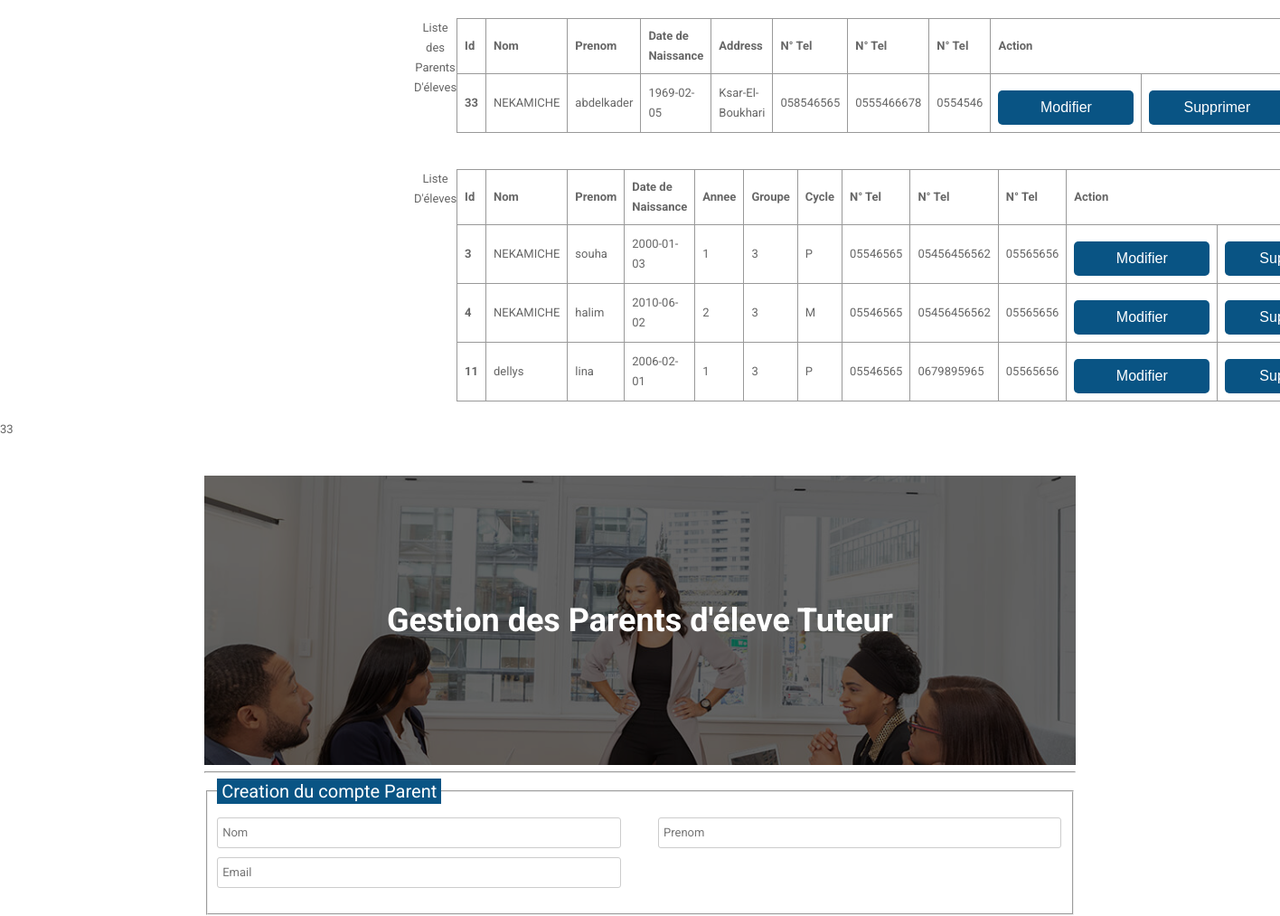
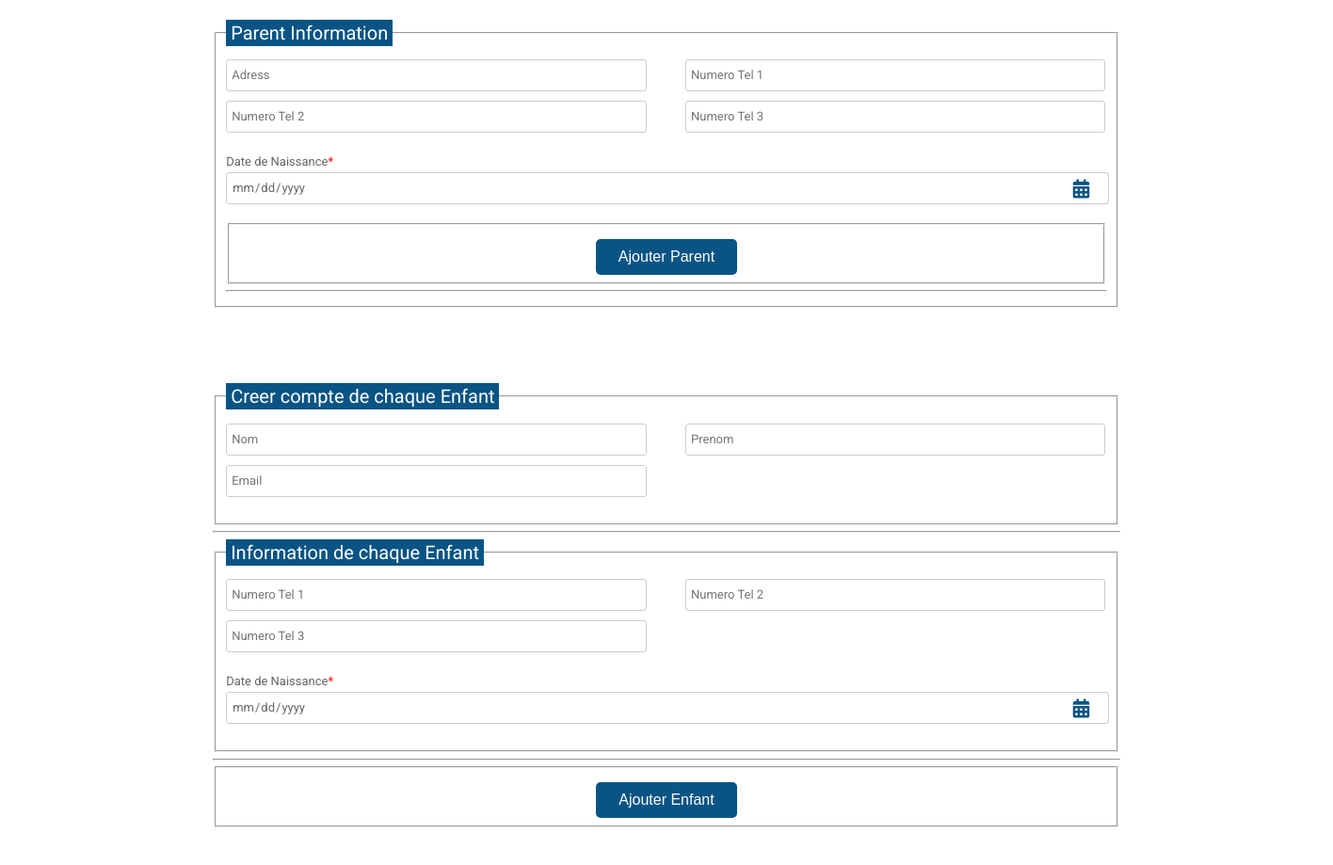
The app's page /pages/gestionParents.php?edit=33 with its own data (2 pictures, top to bottom).
### tables this page shows
CREATE TABLE IF NOT EXISTS `parents` (
  `id` bigint(20) NOT NULL AUTO_INCREMENT,
  `nom` varchar(25) NOT NULL,
  `prenom` varchar(20) NOT NULL,
  `dateNais` date NOT NULL,
  `adress` varchar(50) NOT NULL,
  `numTel1` varchar(25) NOT NULL,
  `numTel2` varchar(25) NOT NULL,
  `numTel3` varchar(25) NOT NULL,
  `idUser` int(11) NOT NULL,
  PRIMARY KEY (`id`)
);

CREATE TABLE IF NOT EXISTS `eleves` (
  `id` int(11) NOT NULL AUTO_INCREMENT,
  `nom` varchar(20) NOT NULL,
  `prenom` varchar(20) NOT NULL,
  `dateNais` date NOT NULL,
  `idParent` int(11) NOT NULL,
  `idUser` int(11) NOT NULL,
  `idNiv` int(11) NOT NULL,
  `NumTel1` varchar(25) NOT NULL,
  `NumTel2` varchar(25) NOT NULL,
  `NumTel3` varchar(25) NOT NULL,
  PRIMARY KEY (`id`)
);

CREATE TABLE IF NOT EXISTS `niveau` (
  `idNiv` bigint(20) NOT NULL AUTO_INCREMENT,
  `annee` int(11) NOT NULL,
  `grp` int(11) NOT NULL,
  `cycle` varchar(3) NOT NULL,
  PRIMARY KEY (`idNiv`)
);

### Model/dbConfig.php (called while the page is built, shortened)
<?php
$db='e-school';
 $host='127.0.0.1';

### Model/parent.php (called while the page is built, shortened)
<?php
require_once (__DIR__."/model.php");
class parents{
    public static function getAllParents(){
        $requete="SELECT * From parents";
        $result=model::request($requete);
        return $result;
    }
}
?>

### Model/model.php (called while the page is built, shortened)
<?php
class model{
    private static $conn;
    private static $isConnected = false;
    public static function connexion(){
        require_once __DIR__.'/dbConfig.php' ;
        if(!model::$isConnected){
        try{
            self::$conn = new PDO('mysql:host=localhost;dbname=e-school','root','');
            self::$isConnected = true;
        }
        catch(PDOException $e) {
            echo "Error: " . $e->getMessage();
            exit();
          }
        }
    }
    public static function request($req){
        $stmt=self::$conn->prepare($req);
        $stmt->execute(array());
        return self::fetchAll($stmt);
    }
    public static function fetchAll($resultatRequete){
        if($resultatRequete){
            return $resultatRequete->fetchAll();
        }else{
            return false;
        }
    }
}
?>

### Controler/parentCtrl.php (called while the page is built, shortened)
<?php
require_once "../Model/parent.php";
class parentCtrl{
    public function getAllParents(){
        return parents::getAllParents();
    }
}
?>

### Model/eleve.php (called while the page is built, shortened)
<?php
require_once (__DIR__."/model.php");
class eleve{
    public static function getAllEleves(){
        $requete="SELECT * From eleves";
        $result=model::request($requete);
        return $result;
    }
}
?>

### Controler/EleveCtrl.php (called while the page is built, shortened)
<?php
require_once "../Model/eleve.php";
class  EleveCtrl{
    public function getAllEleves(){
        return eleve::getAllEleves();
    }
}
?>

### Model/niveau.php (called while the page is built, shortened)
<?php
require_once (__DIR__."/model.php");
class niveau{
    public static function getNiveauById($id){
        $request="SELECT * FROM niveau WHERE idNiv='$id'";
        $result=model::request($request);
        return $result;
    }
}
?>

### Controler/niveauCtrl.php (called while the page is built, shortened)
<?php
require_once "../Model/niveau.php";
class niveauCtrl{
    public function getNiveauById($id){
       return niveau::getNiveauById($id);
    }
}
?>

### pages/gestionParents.php (the view, shortened to what this page needs)
<!DOCTYPE html>
<html>
  <head>
    <link rel="stylesheet" href="https://use.fontawesome.com/releases/v5.5.0/css/all.css">
    <link rel="stylesheet" href="../public/CSS/gestionusersstyle.css">
  </head>
  <body>
    <div class="testbox">
      <table >
      <caption >Liste des Parents D'éleves</caption>
      <tr>
      <th>Id</th>
      <th>Nom</th>
      <th>Prenom</th>
      <th>Date de Naissance</th>
      <th>Address</th>
      <th>N° Tel </th>
      <th>N° Tel </th>
      <th>N° Tel </th>
      <th colspan="2">Action </th>
      </tr>
      <?php
          require_once "../Controler/parentCtrl.php";
          $ctrl=new parentCtrl();
          $result=$ctrl->getAllParents();
          foreach($result as $row){
      ?>
            <tr>
            <th scope="row"> <?php  echo $row['id'];?></th>
            <td> <?php  echo $row['nom'];?></td>
            <td> <?php  echo $row['prenom'];?></td>
            <td> <?php  echo $row['dateNais'];?></td>
            <td> <?php  echo $row['adress'];?></td>
            <td> <?php  echo $row['numTel1'];?></td>
            <td> <?php  echo $row['numTel2'];?></td>
            <td> <?php  echo $row['numTel3'];?></td>
            <td> <a href="gestionParents.php?edit=<?php echo $row['id']?>"
              ><button class="btn-block">Modifier</button></a>
            </td>
            <td>
            <a href="gestionParents.php?delete=<?php echo $row['id']?>"
              ><button class="btn-block">Supprimer</button></a>
            </td>
            </tr>
      <?php }?>
      </table>
      </div>
      <div class="testbox">
      <table >
      <caption >Liste D'éleves</caption>
      <tr>
      <th>Id</th>
      <th>Nom</th>
      <th>Prenom</th>
      <th>Date de Naissance</th>
      <th>Annee</th>
      <th>Groupe</th>
      <th>Cycle</th>
      <th>N° Tel </th>
      <th>N° Tel </th>
      <th>N° Tel </th>
      <th colspan="2">Action </th>
      </tr>
     <?php
          require_once "../Controler/EleveCtrl.php";
          require_once "../Controler/niveauCtrl.php";
          $ctrl=new EleveCtrl();
          $nivCtrl=new niveauCtrl();
          $result1=$ctrl->getAllEleves();
          foreach($result1 as $eleve){
            $niv= $nivCtrl->getNiveauById($eleve['idNiv']);
      ?>
            <tr>
            <th scope="row"> <?php  echo $eleve['id'];?></th>
            <td name="n"> <?php  echo $eleve['nom'];?></td>
            <td name="p"> <?php  echo $eleve['prenom'];?></td>
            <td name="d"> <?php  echo $eleve['dateNais'];?></td>
            <td name="a"><?php  echo $niv[0]['annee'] ?></td>
            <td name="g"><?php  echo $niv[0]['grp'] ?></td>
            <td name="c"><?php  echo $niv[0]['cycle'] ?></td>
            <td name="n1"> <?php  echo $eleve['NumTel1'];?></td>
            <td name="n2"> <?php  echo $eleve['NumTel2'];?></td>
            <td name="n3"> <?php  echo $eleve['NumTel3'];?></td>
            <td> <a href="gestionParents.php?editEleve=<?php echo $eleve['id']?>"
              ><button class="btn-block">Modifier</button></a>
            </td>
            <td>
            <a href="gestionParents.php?deleteEleve=<?php echo $eleve['id']?>"
              ><button class="btn-block">Supprimer</button></a>
            </td>
            </tr>
      <?php }?>
       </table>
      </div>
    <?php
          require_once "../Vue/parentsVue.php";
          require_once '../Controler/EleveCtrl.php';
          if(isset($_GET['edit'])){
            echo $_GET['edit'];
          }
        ?>
  </body>
</html>

### public/CSS/gestionusersstyle.css (style rules this page uses)
html, body { min-height: 90%; }
body, div, form, input, label ,select { padding: 0; margin: 0; outline: none; font-family: Roboto, Arial, sans-serif; font-size: 13px; color: #666; line-height: 22px; }
.testbox { display: flex; justify-content: center; align-items: center; height: inherit; padding: 20px; }
.btn-block { margin-top: 10px; text-align: center; }
button { width: 150px; padding: 10px; border: none; border-radius: 5px; background: #095484; font-size: 16px; color: #fff; cursor: pointer; }
table { border-collapse: collapse; display: flex; width: 500px; }
td, th { border: 1px solid #999; padding: 0.5rem; text-align: left; }

### records on screen
parents: id "33", nom "NEKAMICHE", prenom "abdelkader", dateNais "1969-02-05", adress "Ksar-El-Boukhari", numTel1 "058546565", numTel2 "0555466678", numTel3 "0554546"
eleves: id "3", nom "NEKAMICHE", prenom "souha", dateNais "2000-01-03", idNiv.annee "1", idNiv.grp "3", idNiv.cycle "P", NumTel1 "05546565", NumTel2 "05456456562", NumTel3 "05565656"
eleves: id "4", nom "NEKAMICHE", prenom "halim", dateNais "2010-06-02", idNiv.annee "2", idNiv.grp "3", idNiv.cycle "M", NumTel1 "05546565", NumTel2 "05456456562", NumTel3 "05565656"
eleves: id "11", nom "dellys", prenom "lina", dateNais "2006-02-01", idNiv.annee "1", idNiv.grp "3", idNiv.cycle "P", NumTel1 "05546565", NumTel2 "0679895965", NumTel3 "05565656"

### other values on screen
$_GET['edit'] "33"
